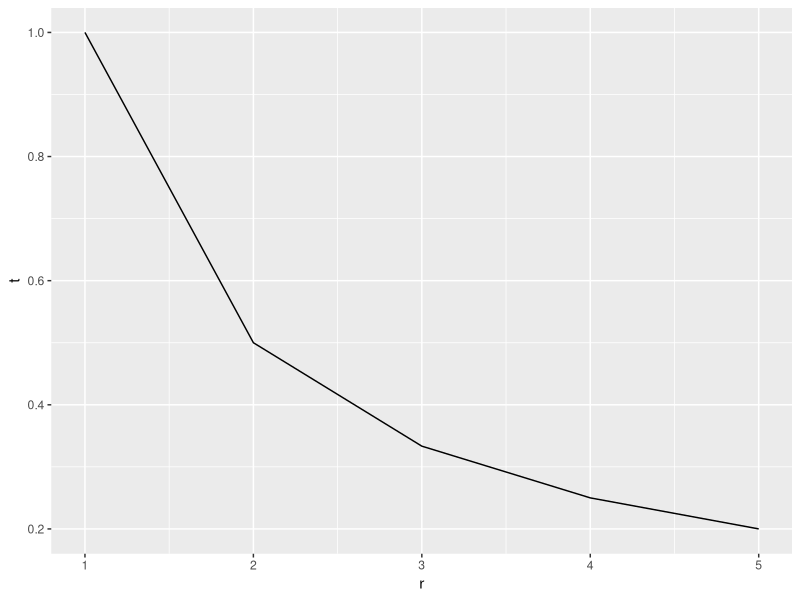
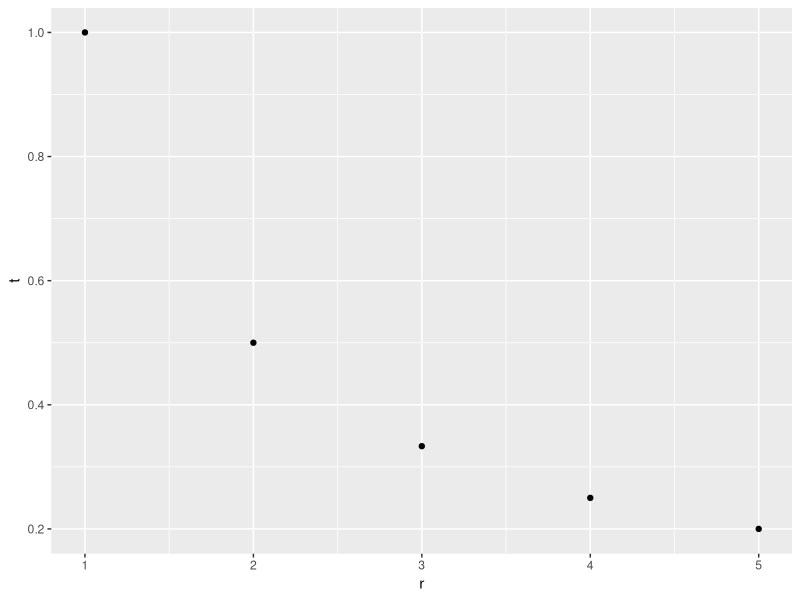
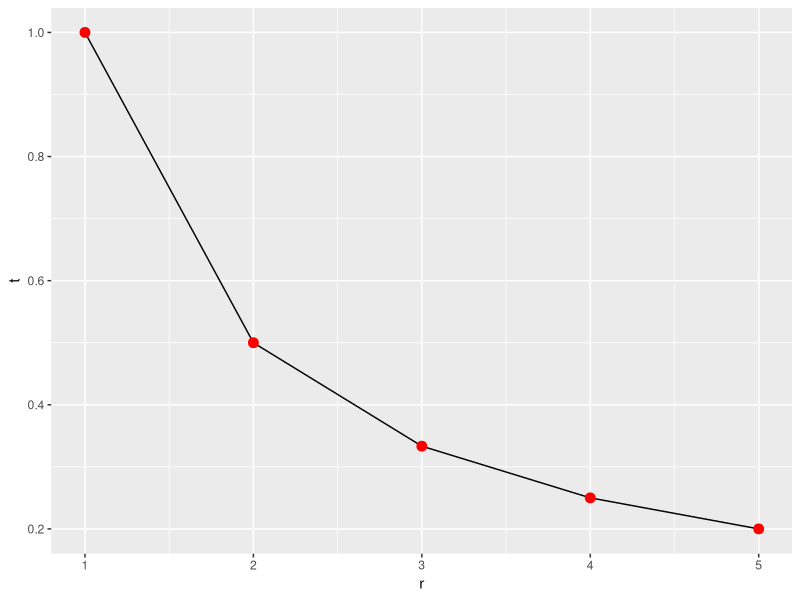
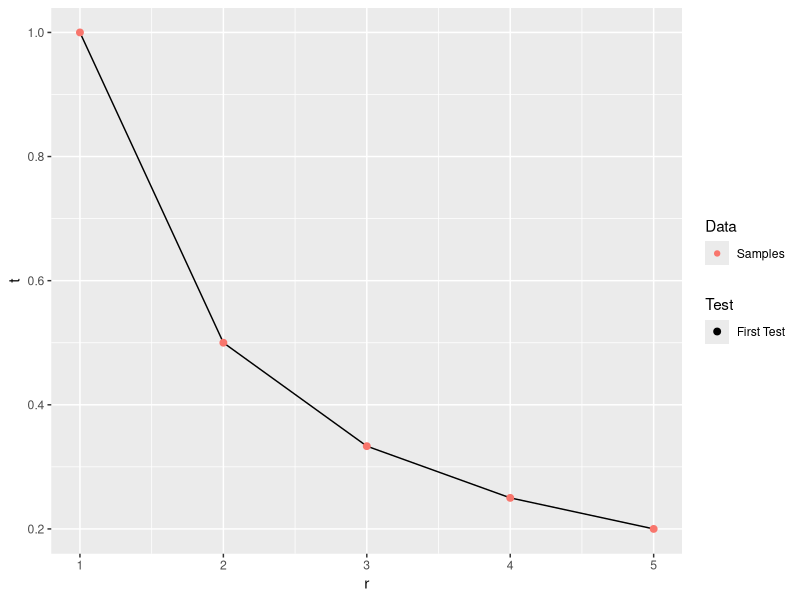
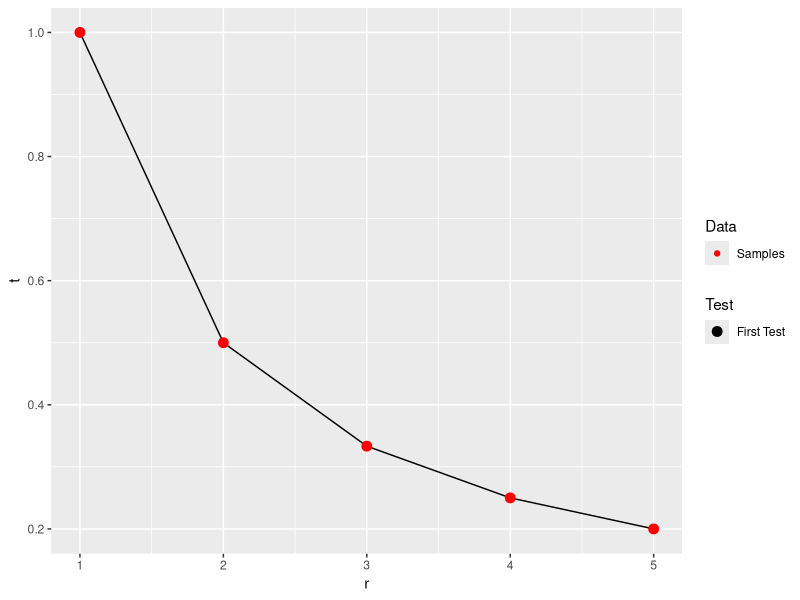
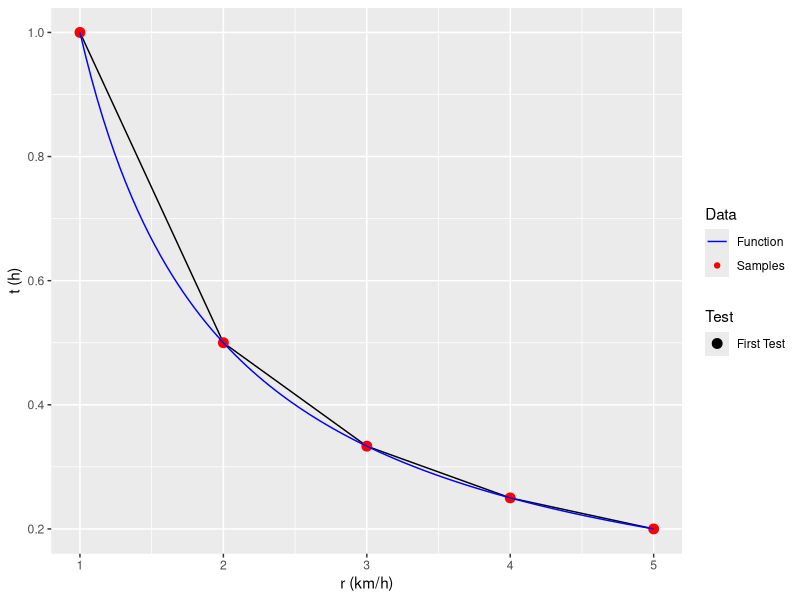
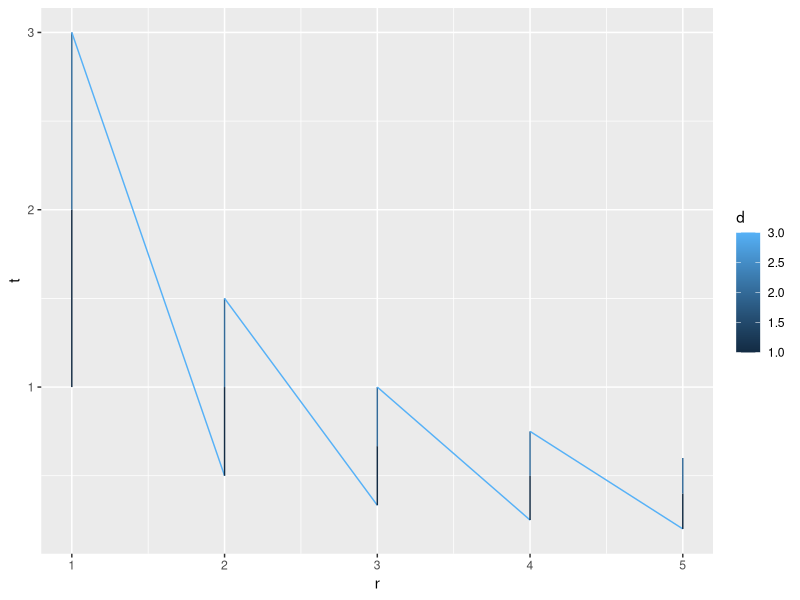
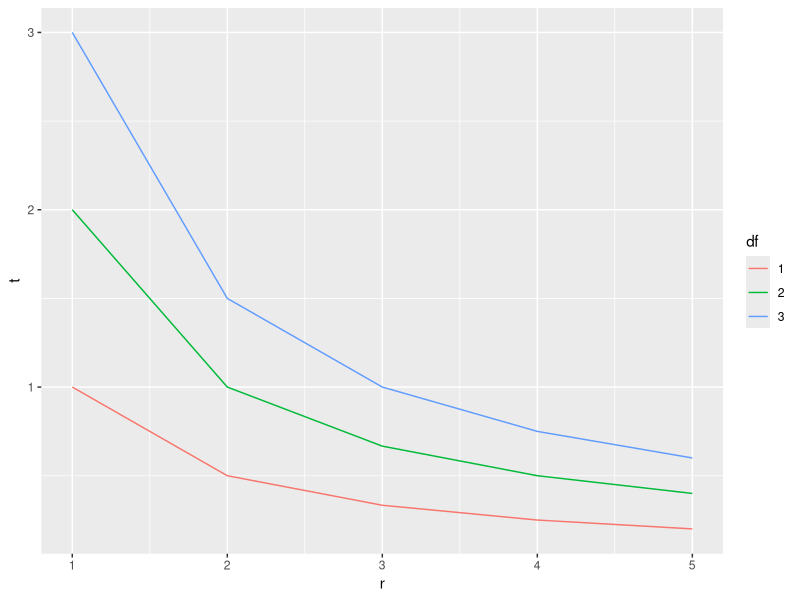

Generate these figures, in order, with R:
## ---- chunk 1
DF1 <- data.frame( r = 1:5 )
DF1
## ---- chunk 2
DF1$t <- 1 / DF1$r
DF1
## ---- chunk 3
library(ggplot2)
ggplot( DF1, aes( x = r, y = t ) ) +
  geom_line()
## ---- chunk 4
ggplot( DF1, aes( x = r, y = t ) ) +
  geom_point()
## ---- chunk 5
ggplot( DF1, aes( x = r, y = t ) ) +
  geom_line() +
  geom_point( size = 3, color = "red" )
## ---- chunk 6
DF1$Test <- "First Test"
DF1$Data <- "Samples"
DF1
ggplot( DF1, aes( x = r, y = t ) ) +
  geom_line() +
  geom_point( mapping = aes( size = Test, color = Data ) )
## ---- chunk 7
DF1$Testf <- factor( DF1$Test, levels = "First Test" )
DF1$Dataf <- factor( DF1$Data, levels = c( "Samples", "Function" ) )
ggplot( DF1, aes( x = r, y = t ) ) +
  geom_line() +
  geom_point( mapping = aes( size = Testf, color = Dataf ) ) +
  scale_size_manual( name = "Test", values = 3 ) +
  scale_color_manual( name = "Data", values = "red" )
## ---- chunk 8
g <- function( x ) {
  1 / x
}
ggplot( DF1, aes( x = r, y = t ) ) +
  geom_line() +
  geom_point( mapping = aes( size = Test, color = Data ) ) +
  stat_function( fun = g, mapping = aes( color = "Function" ) ) +
  scale_size_manual( values = 3 ) +
  scale_color_manual( values = c( "blue", "red" ) ) +
  xlab( "r (km/h)" ) +
  ylab( "t (h)" )
## ---- chunk 9
x <- 1:5
DF2 <- data.frame( d = rep( c( 1, 2, 3 )
                          , each = length( x ) )
                 , r = c( x, x, x )
                 )
str( DF2 )
head( DF2 )
## ---- chunk 10
f <- function( r, d ) {
    d/r
}
DF2$t <- f( DF2$r, DF2$d )
head( DF2 )
## ---- chunk 11
ggplot( DF2, aes( x = r, y = t, color = d ) ) +
  geom_line()
## ---- chunk 12
DF2$df <- factor( DF2$d )
str( DF2 )
## ---- chunk 13
ggplot( DF2, aes( x = r, y = t, color = df ) ) +
    geom_line()
## ---- chunk 14
DF2$df <- factor( as.character( DF2$d ), levels = c( "3", "1", "2" ) )
str( DF2 )
## ---- chunk 15
ggplot( DF2, aes( x = r, y = t, color = df ) ) +
    geom_line()
## ---- chunk 16
ggplot( DF2, aes( x = r, y = t, color = df ) ) +
    geom_line() +
    scale_colour_manual( values = c( "green", "red", "black" ) )
## ---- chunk 17
DF2$df <- factor( DF2$d )
str( DF2 )
ggplot( DF2, aes( x = r, y = t, color = df ) ) +
    geom_line( size = 2 ) +
    scale_colour_manual( name = "Distance (km)"
                       , values = c( "red", "orange", "green", "blue", "black" ) ) +
    xlab( "Speed (km/h)" ) +
    ylab( "Time (h)" )
## ---- chunk 18
expand.grid( d = c( 0, 1 ), b = c( 0, 2, 4 ) )
## ---- chunk 19
DF3 <- expand.grid( d = 1:5, r = (10:500)/10 )
DF3$df <- factor( DF3$d )
str( DF3 )
## ---- chunk 20
DF3$t <- with( DF3, f( r, d ) )
ggplot( DF3, aes( x = r, y = t, color = df ) ) +
    geom_line() +
    scale_colour_manual( name = "Distance (km)"
                       , values = c( "red", "orange", "green", "blue", "black" ) ) +
    xlab( "Speed (km/h)" ) +
    ylab( "Time (h)" )
## ---- chunk 21
E <- function( x, CA, BA ) {
    x^2 + BA * x + CA
}
## ---- chunk 22
x <- seq( -5, 5, 0.1 )
# "quick" plot version of ggplot, works with x and y vectors
qplot(x, E( x, -1, 1 ) ) + geom_hline( yintercept = 0, colour = "blue" )
## ---- chunk 23
x <- seq( -5, 5, 0.1 )
qplot(x, E( x, -5, 5 ) ) + geom_hline( yintercept = 0, colour = "blue" )
## ---- chunk 24
f <- function( CA, BA ) {
    uniroot( E, c( -BA/2, 5 ), CA = CA, BA = BA )$root
}
f( -1, 1 )
## ---- chunk 25
DF4 <- expand.grid( BA = 1:4, CA = seq( -5, -1, 0.1))
str( DF4 )
## ---- chunk 26
## won't work
# DF4$x <- with( DF4, f( CA, BA ) )
## ---- chunk 27
DF4$x <- NA # make room for all the answers
for ( i in seq.int( nrow( DF4 ) ) ) {
    DF4[ i, "x" ] <- f( DF4[ i, "CA" ], DF4[ i, "BA" ] )
}
## ---- chunk 28
DF4$BAf <- factor( DF4$BA )
ggplot( DF4, aes( x = CA, y = x, colour = BAf ) ) +
    geom_line( size = 3 )
## ---- chunk 29
str( expand.grid( BA = 1:4, C = seq( -5, -1, 0.1 ) ) ) # construct the inputs
## ---- chunk 30
library(dplyr)
str(   expand.grid( BA = 1:4, CA = seq( -5, -1, 0.1 ) ) # construct the inputs
   %>% mutate( BAf = factor( BA ) ) # vectorwise calculation of a new column
   )
## ---- chunk 31
str(   expand.grid( BA = 1:4, CA = seq( -5, -1, 0.1 ) ) # construct the inputs
   %>% mutate( BAf = factor( BA ) ) # vectorwise calculation of a new column
   %>% rowwise  # mark results obtained so far to be handled row-by-row
   )
## ---- chunk 32
str(   expand.grid( BA = 1:4, CA = seq( -5, -1, 0.1 ) ) # construct the inputs
   %>% mutate( BAf = factor( BA ) ) # vectorwise calculation of a new column
   %>% rowwise  # mark results obtained so far to be handled row-by-row
   %>% mutate( x = f( CA, BA ) ) # rowwise calculation of a new column
   )
## ---- chunk 33
str(   expand.grid( BA = 1:4, CA =seq( -5, -1, 0.1 ) ) # construct the inputs
   %>% mutate( BAf = factor( BA ) ) # vectorwise calculation of a new column
   %>% rowwise  # mark results obtained so far to be handled row-by-row
   %>% mutate( x = f( CA, BA ) ) # rowwise calculation of a new column
   %>% as.data.frame # optionally convert result back to a plain data frame
   )
## ---- chunk 34
DF5 <- (   expand.grid( BA = 1:4, CA = seq( -5, -1, 0.1 ) ) # construct the inputs
       %>% mutate( BAf = factor( BA ) ) # vectorwise calculation of a new column
       %>% rowwise  # mark results obtained so far to be handled row-by-row
       %>% mutate( x = f( CA, BA ) ) # rowwise calculation of a new column
       %>% as.data.frame # optionally convert result back to a plain data frame
       )
ggplot( DF5, aes( x = CA, y = x, colour = BAf ) ) +
    geom_line( size = 3 ) +
    scale_color_discrete( name = "BA" )
## ---- chunk 35
fv1 <- function( CA, BA ) {
  stopifnot( length( CA ) == length( BA ) )
  x <- rep( NA, length( CA ) ) # make room for all the answers
  for ( i in seq.int( length( CA ) ) ) {
    x[ i ] <- f( CA[ i ], BA[ i ] )
  }
  x # last expression gets returned - avoid using return(x) at the end of the function
}
## ---- chunk 36
DF4$x1 <- with( DF4, fv1( CA, BA ) ) # this works
head( DF4 )
identical( DF4$x, DF4$x1 ) # test whether result is the same
## ---- chunk 37
fv2 <- Vectorize( f, c( "CA", "BA" ) )
DF4$x2 <- with( DF4, fv2( CA, BA ) ) # this works
head( DF4 )
identical( DF4$x, DF4$x2 ) # test whether result is the same
## ---- chunk 38
DF5 <- (   expand.grid( BA = 1:4, CA = seq( -5, -1, 0.1 ) ) # construct the inputs
       %>% mutate( BAf = factor( BA ) # vectorwise calculation of a new column
                 , x = fv2( CA, BA ) # "vectorwise" calculation of a new column
                 )
       %>% as.data.frame # optionally convert result back to a plain data frame
       )
ggplot( DF5, aes( x = CA, y = x, colour = BAf ) ) +
    geom_line( size = 3 ) +
    scale_color_discrete( name = "BA" )
